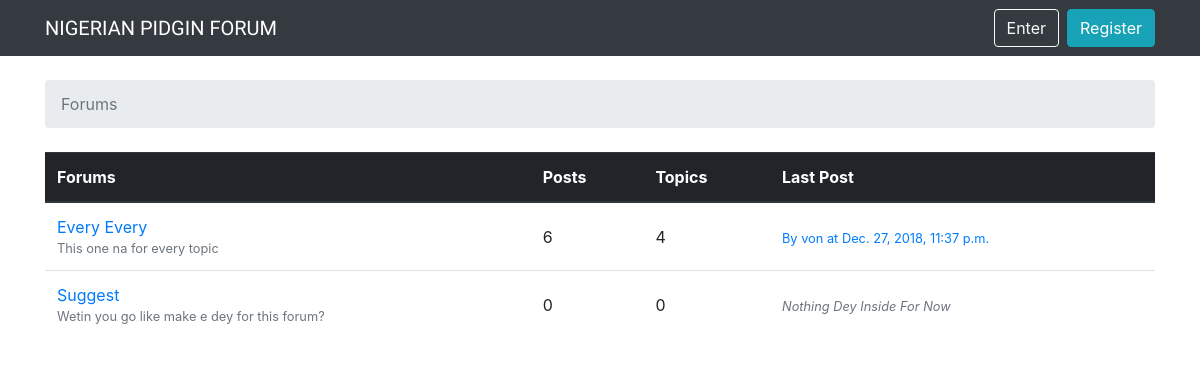
The page / on the database its author committed.
### boards/models.py (models this page shows, shortened)
class Board(models.Model):
	name = models.CharField(max_length=40, unique=True)
	description = models.CharField(max_length=150)
	def get_posts_count(self):
		return Post.objects.filter(topic__board=self).count()
	def get_last_post(self):
		return Post.objects.filter(topic__board=self).order_by('-created_at').first()

class Post(models.Model):
	message = models.TextField(max_length = 4000)
	topic = models.ForeignKey(Topic, on_delete=models.CASCADE, related_name='posts')
	created_at = models.DateTimeField(auto_now_add=True)
	updated_at = models.DateTimeField(null=True)
	created_by = models.ForeignKey(User, on_delete=models.CASCADE, related_name='posts')
	updated_by = models.ForeignKey(User, on_delete=models.CASCADE, null=True, related_name='+')

### boards/views.py (the view)
# urls.py: path('', BoardListView.as_view(), name='home'),
class BoardListView(ListView):
	model = Board
	context_object_name = 'boards'
	template_name = 'home.html'

### templates/home.html
{% extends 'base.html' %}
{% block breadcrumb %}
    <li class="breadcrumb-item active"> Forums </li>
{% endblock %}
{% block content %}
    <table class="table">
        <thead class="thead-dark">
            <tr>
		            <th>Forums</th>
   				      <th>Posts</th>
   			      	<th>Topics</th>
        				<th>Last Post</th>
   			    </tr>
        </thead>
     		<tbody>
          	{% for board in boards %}
	              <tr>
         			    	<td>
              	    		<a href="{% url 'board_topics' board.pk %}">{{board.name}}</a>
	                  		<small class="text-muted d-block"> {{board.description}}</small>
   			          	</td>
                    <td class="align-middle"> {{ board.get_posts_count }} </td>
	                  <td class="align-middle"> {{ board.topics.count }} </td>
       			        <td class="align-middle">
                        {% with post=board.get_last_post %}
                            {% if post %}
                                <small>
                                    <a href="{% url 'topic_posts' board.pk post.topic.pk %}">
                                        By {{ post.created_by.username }} at {{ post.created_at }}
                                    </a>
                                </small>
                            {% else %}
                                <small class="text-muted">
                                    <em> Nothing Dey Inside For Now </em>
                                </small>
                            {% endif %}
                        {% endwith %}
                    </td>
            	  </tr>
   			    {% endfor %}
        </tbody>
    </table>
{% endblock %}

### rows shown on the page
Board: name "Every Every", description "This one na for every topic", get_posts_count "6", topics.count "4", get_last_post.created_by.username "von", get_last_post.created_at "Dec. 27, 2018, 11:37 p.m."
Board: name "Suggest", description "Wetin you go like make e dey for this forum?", get_posts_count "0", topics.count "0", shows "Nothing Dey Inside For Now"
